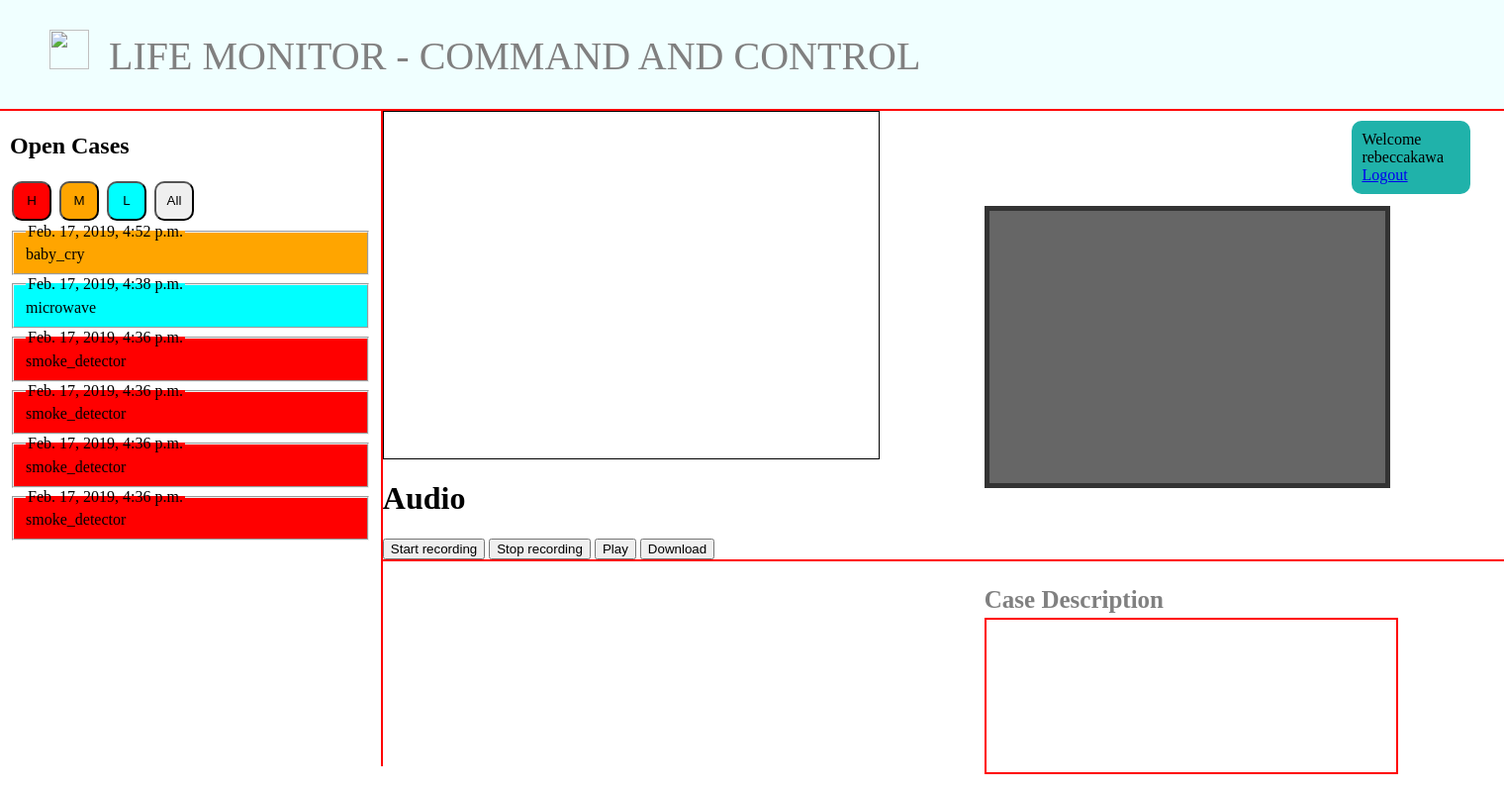
Before: / (signed in) with the older database file.
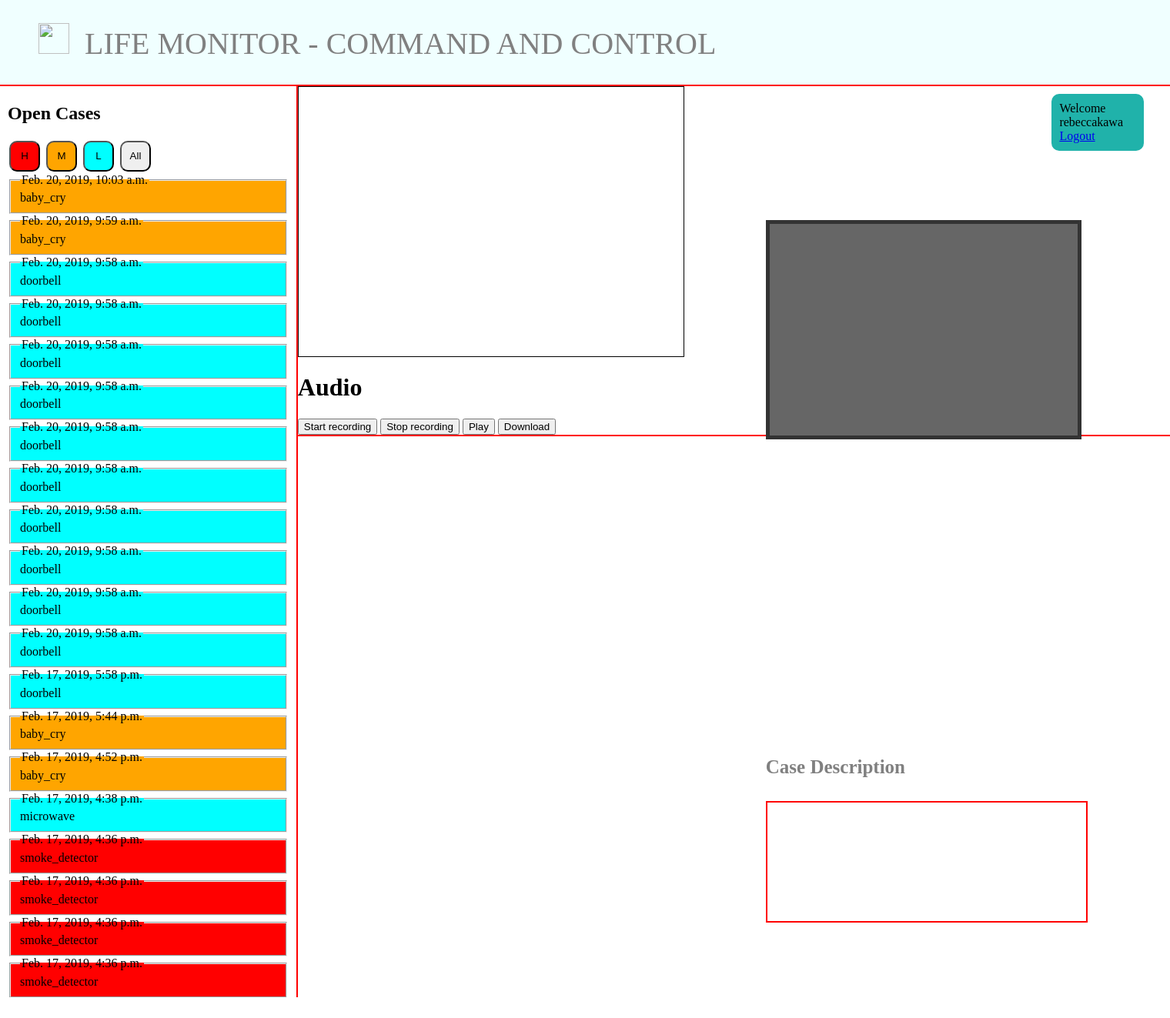
After: the same page with the newer database file.
### asrt_app/models.py (models this page shows)
class Post(models.Model):
    event_type = models.CharField(max_length=100, null=False)
    date = models.DateTimeField(auto_now=True)
    cust_num = models.CharField(max_length=100, null=False)
    case_stat = models.CharField(max_length=100, null=False)
    case_num = models.AutoField(primary_key=True)
    address = models.CharField(max_length=1000, null=False)
    coordinates = models.CharField(max_length=1000, default=json.dumps([-73.985130, 40.758896]))

### asrt_app/views.py (the view)
# urls.py: path('', views.index, name='index'),
@csrf_exempt
def index(request):
    context = {}
    posts = Post.objects.order_by('-date')
    context['alerts'] = posts
    return render(request, 'asrt_app/index.html', context)

### asrt_app/templates/asrt_app/index.html (shortened to what this page needs)
{% extends 'asrt_app/base.html' %}
{% block content %}
    <div class="header"> <img id='heartbeat' src="https://www.eckerd.edu/wp-content/uploads/sites/38/2015/11/heartbeat-icon.png">LIFE MONITOR - COMMAND AND CONTROL </div>
    {% if user.is_authenticated %}
    <div class="container">
    <div class="openCases">
        <h2>Open Cases</h2>
        <button id="high" class='filterButtons' onclick="showHigh()">H</button>
        <button id="medium" class='filterButtons' onclick="showMedium()">M</button>
        <button id="low" class='filterButtons' onclick="showLow()">L</button>
        <button class='filterButtons' onclick="showAll()">All</button>
        {% for Post in alerts %}
        <fieldset value = {{ Post.case_num }} class="box" onclick="showDescription(this)">
            <legend class="date" >{{ Post.date }}</legend>
            <span class="event_type">{{ Post.event_type }}</span>
        </fieldset>
    {% empty %}
        <div class="empty">
            <p>No alerts...
            </p>
        </div>
{% endfor %}
    </div>
    <div class="content">
        <div class="userNameDiv">
            <div>Welcome</div>
            <div>{{ user.username }}</div>
            <a href="/accounts/logout">Logout</a>
        </div>
        <div class="map">
            <div id="carte"></div>
        </div>
        <div id="container">
            <video autoplay="true" id="videoElement">
            </video>
        </div>
        <h1>Audio</h1>
        <button id="startRecordingButton">Start recording</button>
        <button id="stopRecordingButton">Stop recording</button>
        <button id="playButton">Play</button>
        <button id="downloadButton">Download</button>
        <div class="caseDescription">
            <div id="caseTitle">Case Description</div>
            <div class="desContainer"></div>
        </div>
    </div>
    </div>
{% endif %}
{% endblock %}

### asrt_app/templates/asrt_app/base.html (shortened to what this page needs)
<!DOCTYPE html>
{% load static %}
<html lang="en">
<head>
    <link rel="stylesheet" href="https://use.fontawesome.com/releases/v5.6.3/css/all.css"
>
    <link rel="stylesheet" href="http://openlayers.org/en/v3.20.1/css/ol.css" type="text/css">
    <link href="{% static './css/style.css' %}"
    rel="stylesheet" type="text/css">
</head>
<body>
    {% block content %}
    {% endblock %}
</body>
</html>

### asrt_app/static/css/style.css (style rules this page uses)
body { height: 100%; width: 100%; margin:0; padding:0; }
.header { height: 20%; padding: 30px; margin: 0; background-color: #F0FFFF; font-size: 40px; border-bottom: 2px solid red; color: gray; }
#heartbeat { height: 40px; width: 40px; padding: 0 20px; }
.container { position: relative; }
.content { width: 100%; height: 80vh; position: absolute; display: inline-block; }
.openCases { border-right: 2px solid red; width: 24%; height: 80vh; padding: 2px 10px; padding-bottom: 20px; display: inline-block; overflow: auto; }
.filterButtons { height: 40px; width: 40px; margin: 2px; border-radius: 10px; }
#high { background-color: red; }
#medium { background-color: orange; }
#low { background-color: #00FFFF; }
.container h2 { background-color: white; }
.userNameDiv { background-color: #20B2AA; border-radius: 10px; padding: 10px; margin: 10px; width: 100px; height: auto; position: absolute; right: 27%; }
#carte { width: 500px; height: 350px; border: 1px solid black; }
#container { position: absolute; top: 15%; left: 40%; margin: 0px auto; width: 400px; height: 275px; border: 5px #333 solid; }
#videoElement { width: 400px; height: 275px; background-color: #666; }
.caseDescription { border-top: 2px solid red; }
.desContainer { height: 140px; width: 400px; position: absolute; left: 40%; top: 80%; margin-bottom: 0px; border: 2px solid red; padding: 7px; }
#caseTitle { position: absolute; left: 40%; top: 75%; font-size: 25px; font-weight: bold; color: grey; }

Changed rows visible on the page:
added Post: {{ Post.case_num }} 119 (drawn), date "Feb. 20, 2019, 10:03 a.m.", event_type "baby_cry"
added Post: {{ Post.case_num }} 118 (drawn), date "Feb. 20, 2019, 9:59 a.m.", event_type "baby_cry"
added Post: {{ Post.case_num }} 117 (drawn), date "Feb. 20, 2019, 9:58 a.m.", event_type "doorbell"
added Post: {{ Post.case_num }} 116 (drawn), date "Feb. 20, 2019, 9:58 a.m.", event_type "doorbell"
added Post: {{ Post.case_num }} 115 (drawn), date "Feb. 20, 2019, 9:58 a.m.", event_type "doorbell"
added Post: {{ Post.case_num }} 114 (drawn), date "Feb. 20, 2019, 9:58 a.m.", event_type "doorbell"
added Post: {{ Post.case_num }} 113 (drawn), date "Feb. 20, 2019, 9:58 a.m.", event_type "doorbell"
added Post: {{ Post.case_num }} 112 (drawn), date "Feb. 20, 2019, 9:58 a.m.", event_type "doorbell"
added Post: {{ Post.case_num }} 111 (drawn), date "Feb. 20, 2019, 9:58 a.m.", event_type "doorbell"
added Post: {{ Post.case_num }} 110 (drawn), date "Feb. 20, 2019, 9:58 a.m.", event_type "doorbell"
added Post: {{ Post.case_num }} 109 (drawn), date "Feb. 20, 2019, 9:58 a.m.", event_type "doorbell"
added Post: {{ Post.case_num }} 108 (drawn), date "Feb. 20, 2019, 9:58 a.m.", event_type "doorbell"
added Post: {{ Post.case_num }} 107 (drawn), date "Feb. 17, 2019, 5:58 p.m.", event_type "doorbell"
added Post: {{ Post.case_num }} 106 (drawn), date "Feb. 17, 2019, 5:44 p.m.", event_type "baby_cry"
